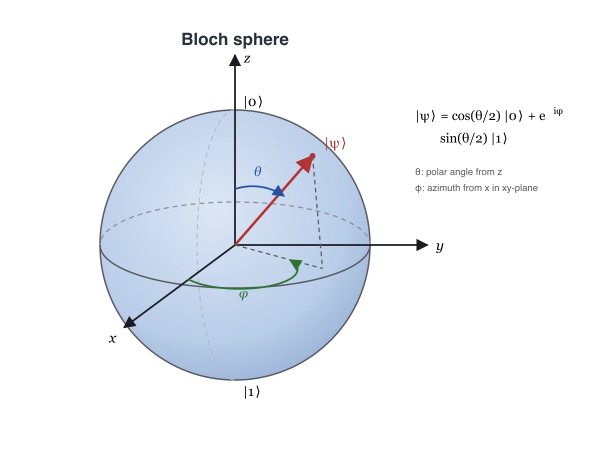
#> input picture images/posts/gemini35flash-vs-gpt54-diagram-benchmark/fable5-bloch-sphere-svg.webp, 1200 x 900 px, given in place of sonnet5-bear-plush-tikz.webp, which was not available (shown at 1/2 size)
$ python build_ogp_image_sonnet5_3way.py
#> lines starting #> are read from the running program, lines starting #| are printed output that depends on the picture; pictures that were not available may be replaced by others from this repository, and a replacement may not be noted
from __future__ import annotations

from pathlib import Path
from PIL import Image, ImageDraw, ImageFont, ImageOps


ROOT = Path(__file__).resolve().parent
IMAGES = ROOT.parent.parent / "images" / "posts" / "gemini35flash-vs-gpt54-diagram-benchmark"
OUTPUT = IMAGES / "bear-plush-ogp-sonnet5-3way.png"

# leftmost = Claude Sonnet 5 (the newly added column), middle = Opus 4.8, right = Gemini 3.5 Flash
CARDS = [
    ("Claude Sonnet 5", IMAGES / "sonnet5-bear-plush-tikz.webp"),
    ("Claude Opus 4.8", IMAGES / "opus48-bear-plush-tikz.webp"),
    ("Gemini 3.5 Flash", IMAGES / "gemini35flash-bear-plush-tikz.webp"),
]


def load_font(size: int) -> ImageFont.FreeTypeFont | ImageFont.ImageFont:
    for path in (
        "/System/Library/Fonts/Supplemental/Arial Unicode.ttf",
        "/System/Library/Fonts/Supplemental/Arial.ttf",
        "/System/Library/Fonts/SFNS.ttf",
    ):
        font_path = Path(path)
        if font_path.exists():
            return ImageFont.truetype(str(font_path), size)
    return ImageFont.load_default()


def paste_fit(canvas: Image.Image, image_path: Path, box: tuple[int, int, int, int]) -> None:
    left, top, right, bottom = box
    slot = Image.new("RGB", (right - left, bottom - top), "#ffffff")
    source = Image.open(image_path).convert("RGB")
    fitted = ImageOps.contain(source, slot.size)
    x = (slot.width - fitted.width) // 2
    y = (slot.height - fitted.height) // 2
    slot.paste(fitted, (x, y))
    canvas.paste(slot, (left, top))


def main() -> None:
    OUTPUT.parent.mkdir(parents=True, exist_ok=True)

    canvas = Image.new("RGB", (1200, 630), "#f7f4ed")
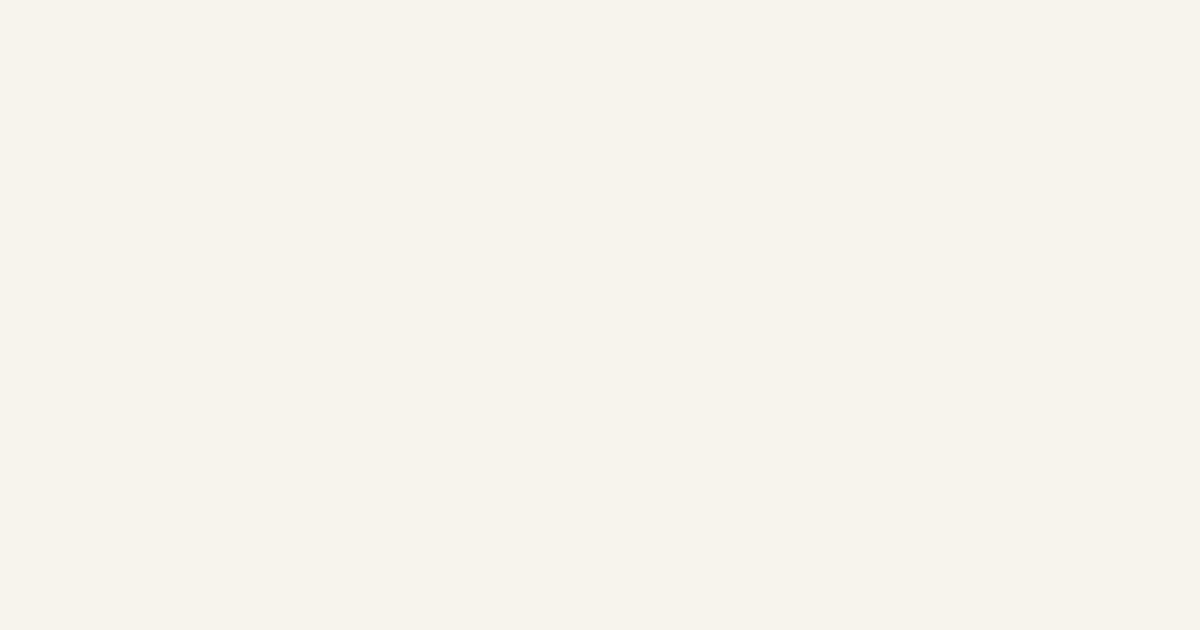
#> canvas: PIL image 1200x630 RGB; mean R, G, B 247, 244, 237
    draw = ImageDraw.Draw(canvas)
    label_font = load_font(26)

    draw.rounded_rectangle((24, 24, 1176, 606), radius=28, fill="#fffdf8", outline="#e2d8c8", width=3)

    left0 = 54
    right0 = 1146
    gap = 18
    card_w = (right0 - left0 - 2 * gap) // 3
    top = 54
    img_bottom = 486

    for i, (text, image_path) in enumerate(CARDS):
        cx_left = left0 + i * (card_w + gap)
        cx_right = cx_left + card_w
        paste_fit(canvas, image_path, (cx_left, top, cx_right, img_bottom))
#> in paste_fit, `slot = Image.new("RGB", (right - left, bottom - top), "#ffffff")`: slot: PIL image 352x432 RGB; every value is 255
#> in paste_fit, source is the input picture: PIL image 1200x900 RGB; mean R, G, B 238.8, 242.2, 247.1
#> in paste_fit, `fitted = ImageOps.contain(source, slot.size)`:
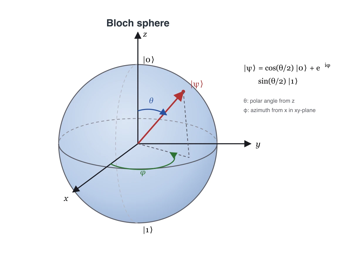
#> fitted: PIL image 352x264 RGB; mean R, G, B 238.7, 242.1, 247
#> in paste_fit, `slot.paste(fitted, (x, y))`:
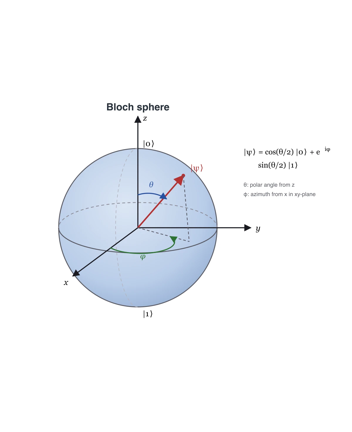
#> slot: PIL image 352x432 RGB; mean R, G, B 245, 247.1, 250.1
#> in paste_fit, `canvas.paste(slot, (left, top))`:
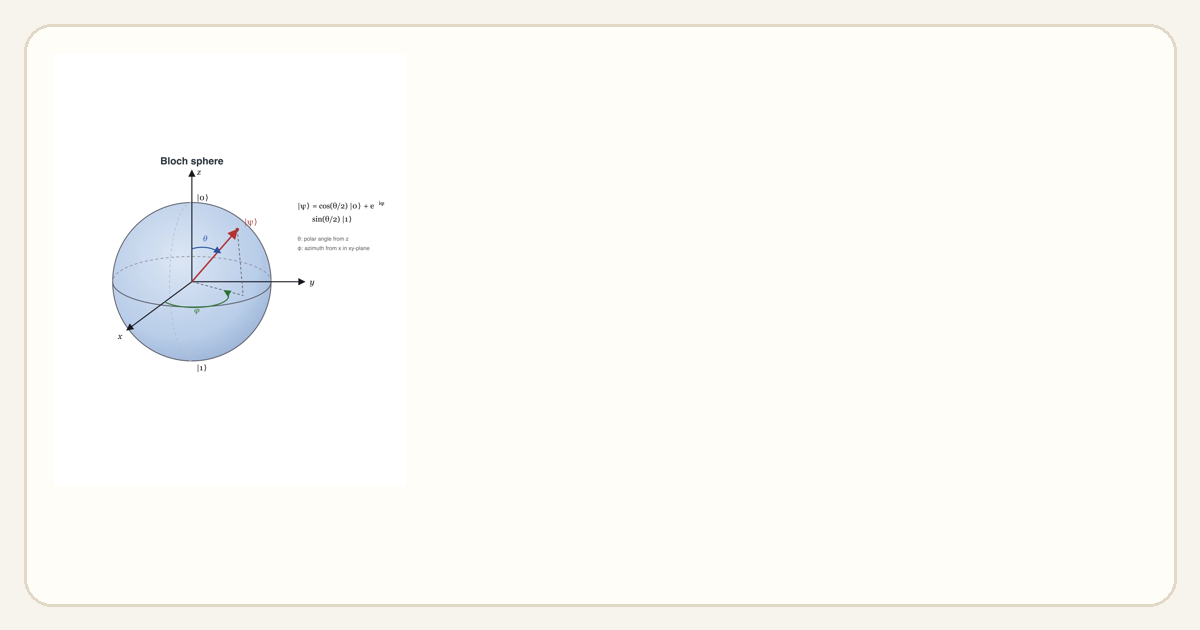
#> canvas: PIL image 1200x630 RGB; mean R, G, B 251.7, 250.3, 246.6
        center_x = (cx_left + cx_right) // 2
        text_box = (center_x - card_w // 2 + 6, 506, center_x + card_w // 2 - 6, 570)
        draw.rounded_rectangle(text_box, radius=22, fill="#00000099")
        draw.text((center_x, 538), text, fill="#ffffff", font=label_font, anchor="mm")
#> pass 2 of the loop in main, `for i, (text, image_path) in enumerate(CARDS):`:
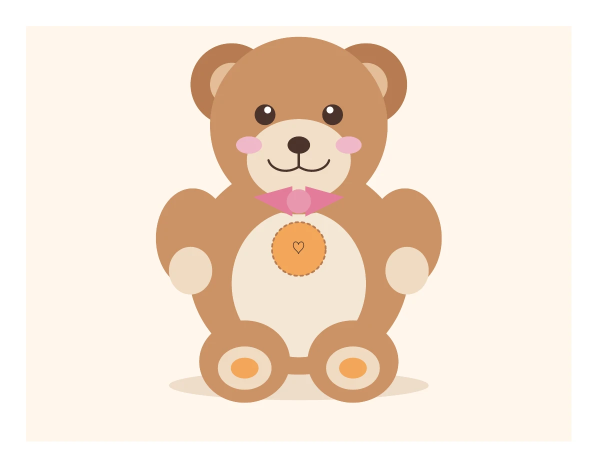
#> input picture images/posts/gemini35flash-vs-gpt54-diagram-benchmark/opus48-bear-plush-tikz.webp, 1196 x 936 px (shown at 1/2 size)
#> in paste_fit, source is the input picture: PIL image 1196x936 RGB; mean R, G, B 244.2, 227.3, 212.2
#> fitted: PIL image 352x275 RGB
#> in paste_fit (call 2), `slot.paste(fitted, (x, y))`:
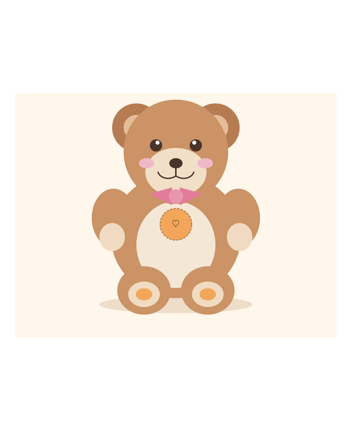
#> slot: PIL image 352x432 RGB; mean R, G, B 248.1, 237.4, 227.8
#> in paste_fit (call 2), `canvas.paste(slot, (left, top))`:
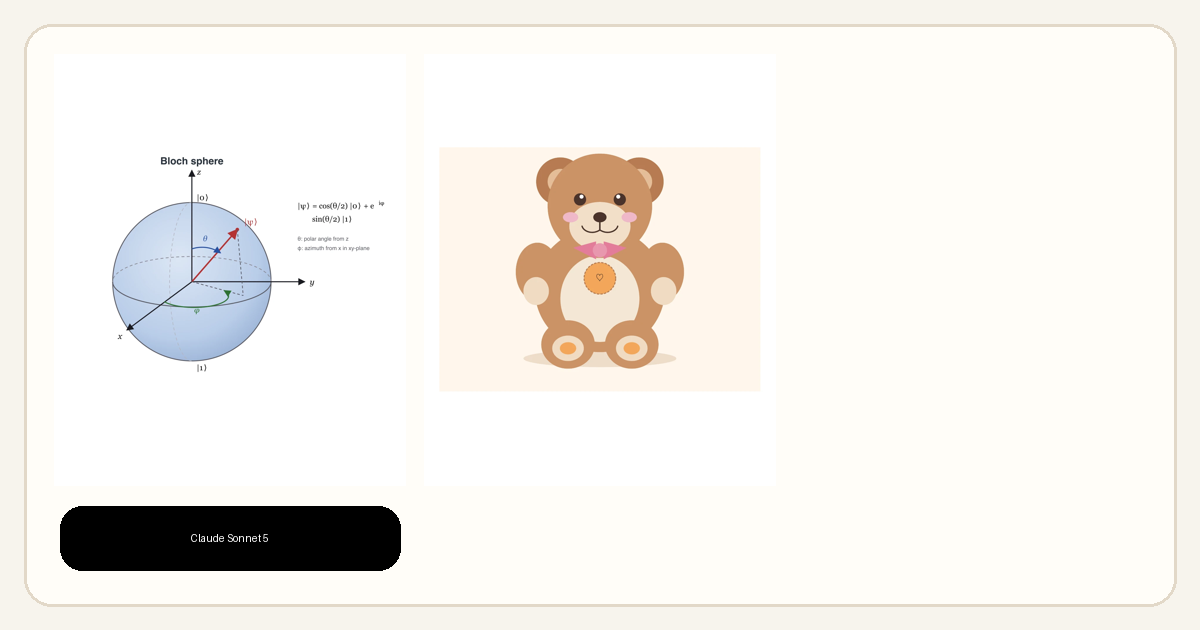
#> canvas: PIL image 1200x630 RGB; mean R, G, B 243.1, 240, 235.4
#> pass 3 of the loop in main, `for i, (text, image_path) in enumerate(CARDS):`:
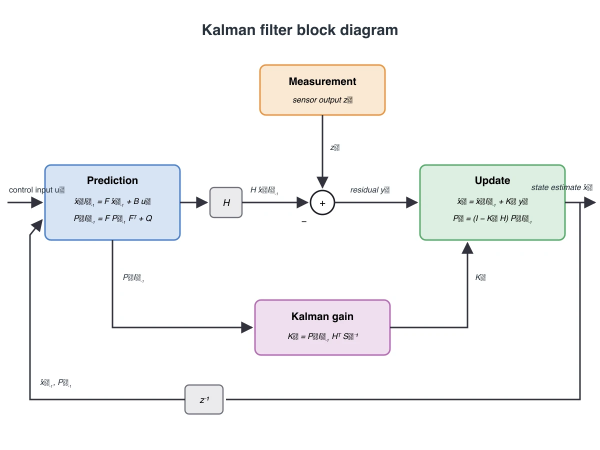
#> input picture images/posts/gemini35flash-vs-gpt54-diagram-benchmark/fable5-kalman-filter-svg.webp, 1200 x 900 px, given in place of gemini35flash-bear-plush-tikz.webp, which was not available (shown at 1/2 size)
#> in paste_fit, source is the input picture: PIL image 1200x900 RGB; mean R, G, B 245.8, 246.2, 246.4
#> fitted: PIL image 352x264 RGB
#> in paste_fit (call 3), `slot.paste(fitted, (x, y))`:
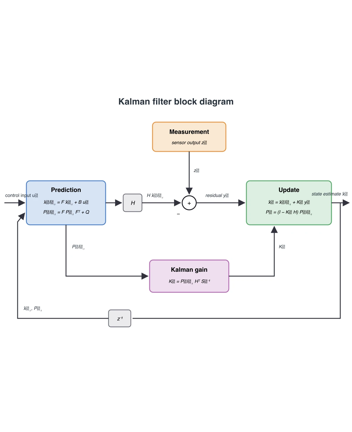
#> slot: PIL image 352x432 RGB; mean R, G, B 249.3, 249.6, 249.7
#> in paste_fit (call 3), `canvas.paste(slot, (left, top))`:
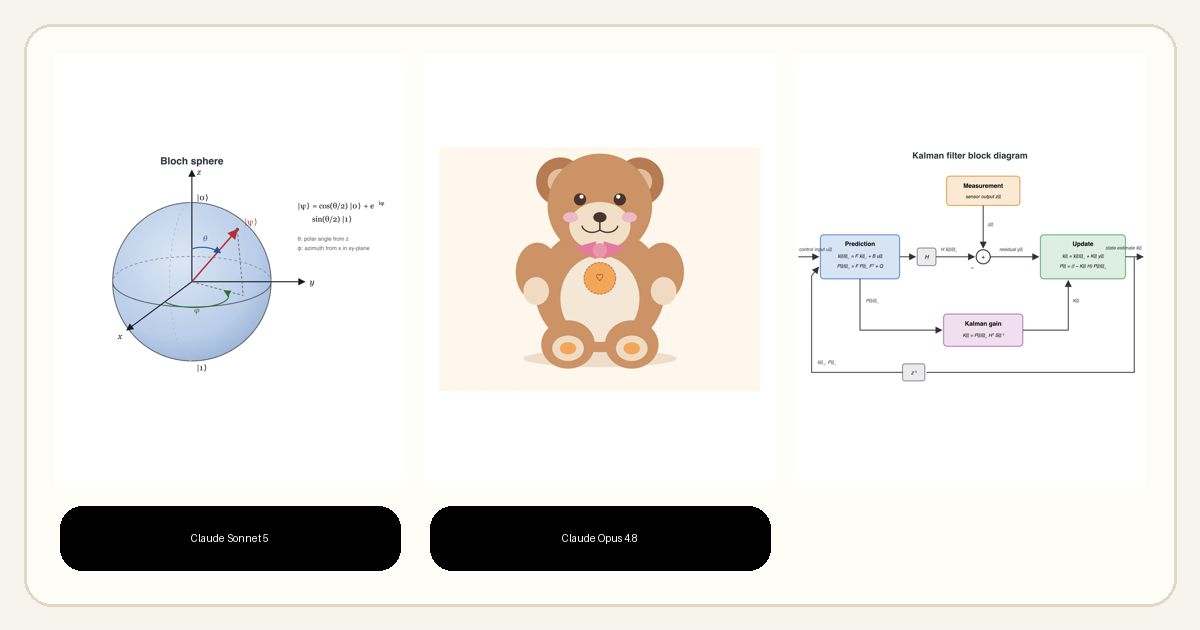
#> canvas: PIL image 1200x630 RGB; mean R, G, B 234.6, 232.1, 228.7

    canvas.save(OUTPUT)
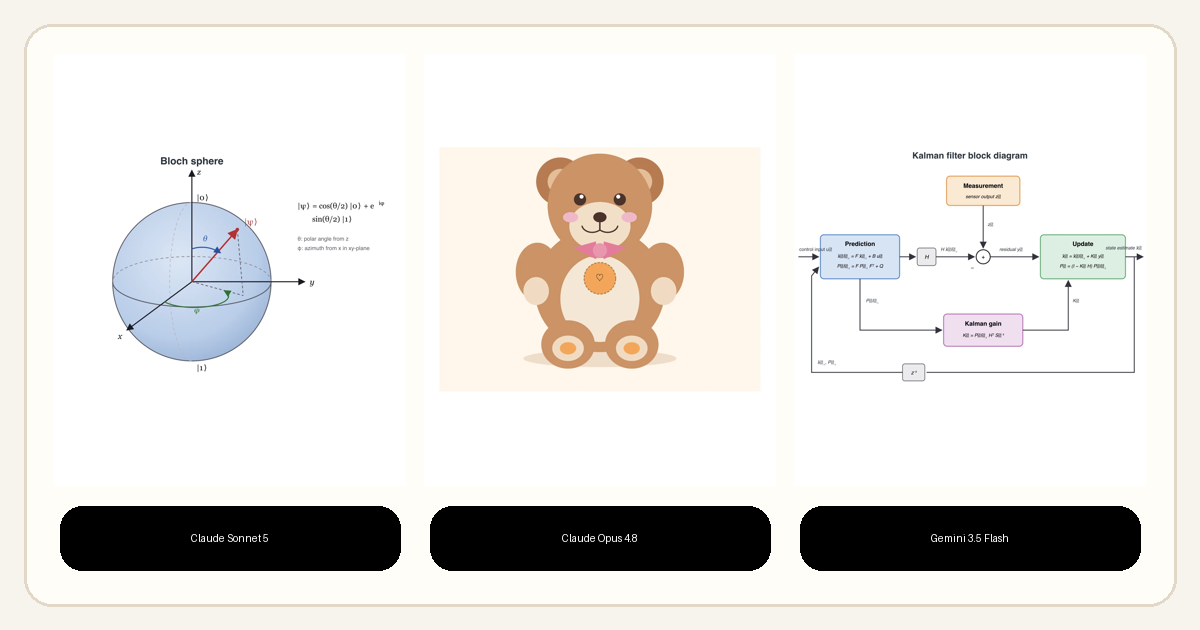
#> saved as bear-plush-ogp-sonnet5-3way.png: PIL image 1200x630 RGB; mean R, G, B 227.4, 224.9, 221.6
    print(f"wrote {OUTPUT}")


if __name__ == "__main__":
    main()
